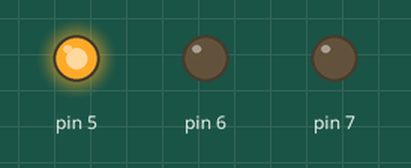
This sketch was run on a simulated Arduino Uno, built with avr-gcc and run on an emulated ATmega328P. Parts: output pins drawn as LEDs (lit = HIGH).

Above: at 0.1 s.
At 1.1 s:
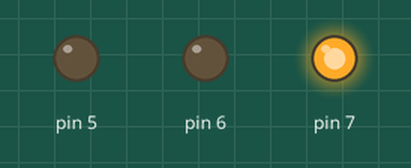
At 2.7 s:
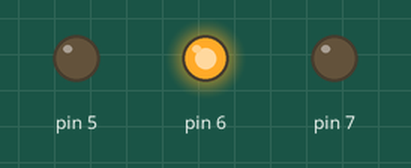
Timing chart, 0 to 3.0 s (numbered marks = the images above):
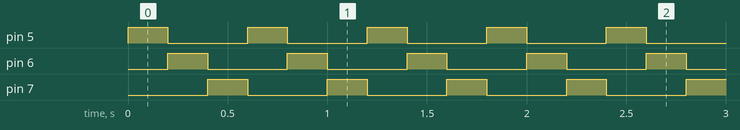

Measured:
- by itself, pin 5–7: alternates HIGH for 0.20 s and LOW for 0.40 s
- by itself, everything shown: repeats every 0.60 s, in 3 steps

The sketch:

3_leds1.ino
```cpp
// C++ code
//
int wait_time_ms = 0;

void setup()
{
  pinMode(5, OUTPUT);
  pinMode(6, OUTPUT);
  pinMode(7, OUTPUT);
}

void loop()
{
  wait_time_ms = 200;
  digitalWrite(5, HIGH);
  digitalWrite(6, LOW);
  digitalWrite(7, LOW);
  delay(wait_time_ms); // Wait for wait_time_ms millisecond(s)
  digitalWrite(5, LOW);
  digitalWrite(6, HIGH);
  digitalWrite(7, LOW);
  delay(wait_time_ms); // Wait for wait_time_ms millisecond(s)
  digitalWrite(5, LOW);
  digitalWrite(6, LOW);
  digitalWrite(7, HIGH);
  delay(wait_time_ms); // Wait for wait_time_ms millisecond(s)
}
```
